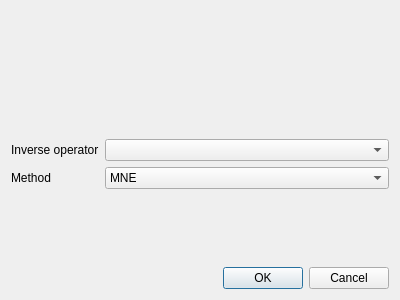
<?xml version="1.0" encoding="UTF-8"?>
<ui version="4.0">
 <class>SourceEstimateDialog</class>
 <widget class="QDialog" name="SourceEstimateDialog">
  <property name="geometry">
   <rect>
    <x>0</x>
    <y>0</y>
    <width>400</width>
    <height>300</height>
   </rect>
  </property>
  <property name="windowTitle">
   <string>Source estimate</string>
  </property>
  <layout class="QGridLayout" name="gridLayout">
   <item row="2" column="0">
    <widget class="QDialogButtonBox" name="buttonBox">
     <property name="orientation">
      <enum>Qt::Horizontal</enum>
     </property>
     <property name="standardButtons">
      <set>QDialogButtonBox::Cancel|QDialogButtonBox::Ok</set>
     </property>
    </widget>
   </item>
   <item row="0" column="0">
    <widget class="QLabel" name="labelEvoked">
     <property name="text">
      <string/>
     </property>
    </widget>
   </item>
   <item row="1" column="0">
    <layout class="QFormLayout" name="formLayout">
     <property name="fieldGrowthPolicy">
      <enum>QFormLayout::AllNonFixedFieldsGrow</enum>
     </property>
     <property name="rightMargin">
      <number>0</number>
     </property>
     <item row="0" column="0">
      <widget class="QLabel" name="labelInverseOperator">
       <property name="text">
        <string>Inverse operator</string>
       </property>
      </widget>
     </item>
     <item row="0" column="1">
      <widget class="QComboBox" name="comboBoxInverseOperator"/>
     </item>
     <item row="1" column="0">
      <widget class="QLabel" name="labelMethod">
       <property name="text">
        <string>Method</string>
       </property>
      </widget>
     </item>
     <item row="1" column="1">
      <widget class="QComboBox" name="comboBoxMethod">
       <item>
        <property name="text">
         <string>MNE</string>
        </property>
       </item>
       <item>
        <property name="text">
         <string>dSPM</string>
        </property>
       </item>
       <item>
        <property name="text">
         <string>sLORETA</string>
        </property>
       </item>
      </widget>
     </item>
    </layout>
   </item>
  </layout>
 </widget>
 <resources/>
 <connections>
  <connection>
   <sender>buttonBox</sender>
   <signal>accepted()</signal>
   <receiver>SourceEstimateDialog</receiver>
   <slot>accept()</slot>
   <hints>
    <hint type="sourcelabel">
     <x>248</x>
     <y>254</y>
    </hint>
    <hint type="destinationlabel">
     <x>157</x>
     <y>274</y>
    </hint>
   </hints>
  </connection>
  <connection>
   <sender>buttonBox</sender>
   <signal>rejected()</signal>
   <receiver>SourceEstimateDialog</receiver>
   <slot>reject()</slot>
   <hints>
    <hint type="sourcelabel">
     <x>316</x>
     <y>260</y>
    </hint>
    <hint type="destinationlabel">
     <x>286</x>
     <y>274</y>
    </hint>
   </hints>
  </connection>
 </connections>
</ui>
